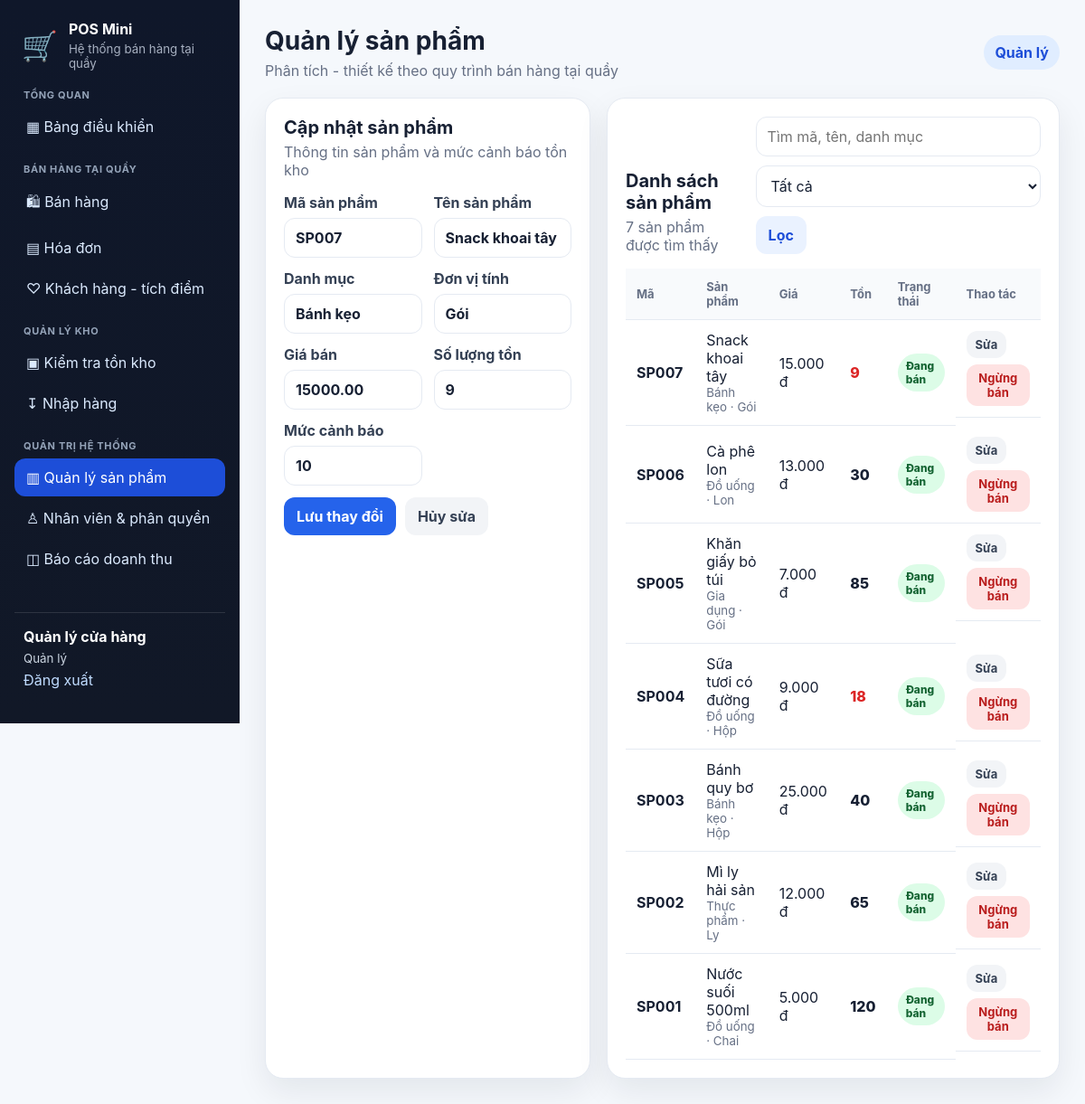
The page /code/products.php?edit=7 (signed in) on the database its author committed.
### tables this page shows
CREATE TABLE products (
  id INT AUTO_INCREMENT PRIMARY KEY,
  code VARCHAR(30) NOT NULL UNIQUE,
  name VARCHAR(150) NOT NULL,
  category VARCHAR(100) NOT NULL,
  price DECIMAL(15,2) NOT NULL DEFAULT 0,
  stock INT NOT NULL DEFAULT 0,
  min_stock INT NOT NULL DEFAULT 5,
  unit VARCHAR(30) NOT NULL DEFAULT 'Cái',
  status TINYINT(1) NOT NULL DEFAULT 1,
  created_at DATETIME NOT NULL DEFAULT CURRENT_TIMESTAMP,
  updated_at DATETIME NULL DEFAULT NULL
);

### code/products.php (the view, shortened to what this page needs)
<?php
require_once __DIR__ . '/config/config.php';
$pdo = db();
$edit = null;
if (isset($_GET['edit'])) {
    $stmt = $pdo->prepare('SELECT * FROM products WHERE id=?');
    $stmt->execute([(int) $_GET['edit']]);
    $edit = $stmt->fetch() ?: null;
}
$q = trim((string) ($_GET['q'] ?? ''));
$sql = 'SELECT * FROM products WHERE 1=1';
$params = [];
$sql .= ' ORDER BY id DESC';
$stmt = $pdo->prepare($sql);
$stmt->execute($params);
$products = $stmt->fetchAll();
?>
<div class="two-column">
    <section class="panel form-panel">
        <div class="panel-heading"><div><h2><?= $edit ? 'Cập nhật sản phẩm' : 'Thêm sản phẩm' ?></h2><p>Thông tin sản phẩm và mức cảnh báo tồn kho</p></div></div>
        <form method="post" class="form-grid">
            <label>Mã sản phẩm<input name="code" value="<?= e($edit['code'] ?? '') ?>" required></label>
            <label>Tên sản phẩm<input name="name" value="<?= e($edit['name'] ?? '') ?>" required></label>
            <label>Danh mục<input name="category" value="<?= e($edit['category'] ?? '') ?>" required></label>
            <label>Đơn vị tính<input name="unit" value="<?= e($edit['unit'] ?? 'Cái') ?>" required></label>
            <label>Giá bán<input type="number" name="price" min="1" step="1000" value="<?= e($edit['price'] ?? '') ?>" required></label>
            <label>Số lượng tồn<input type="number" name="stock" min="0" value="<?= e($edit['stock'] ?? 0) ?>" required></label>
            <label>Mức cảnh báo<input type="number" name="min_stock" min="0" value="<?= e($edit['min_stock'] ?? 5) ?>" required></label>
            <div class="form-actions"><button class="btn primary" type="submit"><?= $edit ? 'Lưu thay đổi' : 'Thêm sản phẩm' ?></button><?php if ($edit): ?><a class="btn ghost" href="products.php">Hủy sửa</a><?php endif; ?></div>
        </form>
    </section>
    <section class="panel">
        <div class="panel-heading responsive"><div><h2>Danh sách sản phẩm</h2><p><?= count($products) ?> sản phẩm được tìm thấy</p></div>
            <form method="get" class="filter-form"><input name="q" value="<?= e($q) ?>" placeholder="Tìm mã, tên, danh mục"><select name="status"><option value="all">Tất cả</option></select><button class="btn secondary">Lọc</button></form>
        </div>
        <div class="table-wrap"><table><thead><tr><th>Mã</th><th>Sản phẩm</th><th>Giá</th><th>Tồn</th><th>Trạng thái</th><th>Thao tác</th></tr></thead><tbody>
        <?php foreach ($products as $product): ?><tr>
            <td><strong><?= e($product['code']) ?></strong></td>
            <td><?= e($product['name']) ?><small class="block muted"><?= e($product['category']) ?> · <?= e($product['unit']) ?></small></td>
            <td><?= money($product['price']) ?></td>
            <td><span class="stock <?= (int)$product['stock'] <= (int)$product['min_stock'] ? 'low' : '' ?>"><?= (int)$product['stock'] ?></span></td>
            <td><span class="status <?= (int)$product['status']===1?'paid':'cancelled' ?>"><?= (int)$product['status']===1?'Đang bán':'Ngừng bán' ?></span></td>
            <td class="actions"><a class="btn small ghost" href="?edit=<?= (int)$product['id'] ?>">Sửa</a><form method="post"><button class="btn small <?= (int)$product['status']===1?'danger':'secondary' ?>" data-confirm="Xác nhận thay đổi trạng thái sản phẩm?"><?= (int)$product['status']===1?'Ngừng bán':'Kích hoạt' ?></button></form></td>
        </tr><?php endforeach; ?></tbody></table></div>
    </section>
</div>

### code/assets/css/style.css (style rules this page uses)
:root { --bg:#f5f8fc;--card:#fff;--text:#172033;--muted:#667085;--line:#e5eaf2;--primary:#2563eb;--primary-dark:#1d4ed8;--danger:#dc2626;--success:#15803d;--warning:#d97706;--sidebar:#0f172a;--shadow:0 14px 35px rgba(15,23,42,.08) }
* { box-sizing:border-box }
body { margin:0;font-family:Inter,Segoe UI,Arial,sans-serif;background:var(--bg);color:var(--text) }
a { color:inherit;text-decoration:none }
button,input,select,textarea { font:inherit }
.stat-card,.panel { background:var(--card);border:1px solid var(--line);border-radius:20px;box-shadow:var(--shadow) }
.panel { padding:20px;margin-bottom:18px }
.panel-heading { display:flex;align-items:center;justify-content:space-between;gap:16px;margin-bottom:16px }
.panel-heading h2 { margin:0;font-size:20px }
.panel-heading p { margin:5px 0 0;color:var(--muted) }
.panel-heading.responsive { align-items:flex-end }
.two-column { display:grid;grid-template-columns:360px minmax(0,1fr);gap:18px }
.form-grid { display:grid;grid-template-columns:repeat(2,minmax(0,1fr));gap:13px }
label { display:grid;gap:7px;color:#344054;font-weight:650 }
input,select,textarea { width:100%;border:1px solid var(--line);border-radius:12px;padding:11px 12px;background:#fff;color:var(--text) }
.form-actions { display:flex;gap:10px;align-items:center;grid-column:1/-1 }
.filter-form { display:flex;gap:10px;align-items:end;flex-wrap:wrap }
.filter-form input,.filter-form select { min-width:150px }
.btn { border:0;border-radius:12px;padding:11px 14px;cursor:pointer;font-weight:750;display:inline-flex;align-items:center;justify-content:center;gap:6px }
.btn.primary { background:var(--primary);color:#fff }
.btn.secondary { background:#eaf2ff;color:#1d4ed8 }
.btn.ghost { background:#f2f4f7;color:#344054 }
.btn.danger { background:#fee2e2;color:#b91c1c }
.btn.small { padding:7px 10px;font-size:13px }
.table-wrap { overflow:auto }
table { width:100%;border-collapse:collapse }
th,td { padding:12px;border-bottom:1px solid var(--line);text-align:left;vertical-align:middle }
th { font-size:13px;color:#667085;background:#f8fafc }
.block { display:block }
.muted { color:var(--muted) }
.actions { display:flex;gap:7px;align-items:center;flex-wrap:wrap }
.actions form { margin:0 }
.status { display:inline-flex;border-radius:999px;padding:6px 9px;font-size:12px;font-weight:800 }
.status.paid { background:#dcfce7;color:#166534 }
.stock { font-weight:850 }
.stock.low { color:#dc2626 }

### rows shown on the page
products: code "SP007", name "Snack khoai tây", category "Bánh kẹo", unit "Gói", price "15000.00", stock "9", min_stock "10", price "15.000 đ", status "Đang bán"
products: code "SP006", name "Cà phê lon", category "Đồ uống", unit "Lon", price "13.000 đ", stock "30", status "Đang bán"
products: code "SP005", name "Khăn giấy bỏ túi", category "Gia dụng", unit "Gói", price "7.000 đ", stock "85", status "Đang bán"
products: code "SP004", name "Sữa tươi có đường", category "Đồ uống", unit "Hộp", price "9.000 đ", stock "18", status "Đang bán"
products: code "SP003", name "Bánh quy bơ", category "Bánh kẹo", unit "Hộp", price "25.000 đ", stock "40", status "Đang bán"
products: code "SP002", name "Mì ly hải sản", category "Thực phẩm", unit "Ly", price "12.000 đ", stock "65", status "Đang bán"
products: code "SP001", name "Nước suối 500ml", category "Đồ uống", unit "Chai", price "5.000 đ", stock "120", status "Đang bán"

### other values the page prints
$user['full_name'] "Quản lý cửa hàng"
role_name($user['role'] ?? null) "Quản lý"
$title "Quản lý sản phẩm"
role_name() "Quản lý"
count($products) "7"
